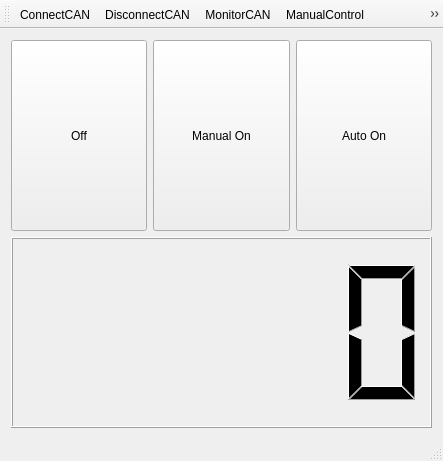
<?xml version="1.0" encoding="UTF-8"?>
<ui version="4.0">
 <class>MainWindow</class>
 <widget class="QMainWindow" name="MainWindow">
  <property name="geometry">
   <rect>
    <x>0</x>
    <y>0</y>
    <width>443</width>
    <height>461</height>
   </rect>
  </property>
  <property name="windowTitle">
   <string>MainWindow</string>
  </property>
  <widget class="QWidget" name="centralWidget">
   <layout class="QGridLayout" name="gridLayout">
    <item row="0" column="0">
     <layout class="QVBoxLayout" name="verticalLayout">
      <item>
       <layout class="QHBoxLayout" name="horizontalLayout">
        <item>
         <widget class="QPushButton" name="OffButton">
          <property name="sizePolicy">
           <sizepolicy hsizetype="Minimum" vsizetype="Expanding">
            <horstretch>0</horstretch>
            <verstretch>0</verstretch>
           </sizepolicy>
          </property>
          <property name="text">
           <string>Off</string>
          </property>
         </widget>
        </item>
        <item>
         <widget class="QPushButton" name="ManualActivateButton">
          <property name="sizePolicy">
           <sizepolicy hsizetype="Minimum" vsizetype="Expanding">
            <horstretch>0</horstretch>
            <verstretch>0</verstretch>
           </sizepolicy>
          </property>
          <property name="text">
           <string>Manual On</string>
          </property>
         </widget>
        </item>
        <item>
         <widget class="QPushButton" name="AutoActivateButton">
          <property name="sizePolicy">
           <sizepolicy hsizetype="Minimum" vsizetype="Expanding">
            <horstretch>0</horstretch>
            <verstretch>0</verstretch>
           </sizepolicy>
          </property>
          <property name="text">
           <string>Auto On</string>
          </property>
         </widget>
        </item>
       </layout>
      </item>
      <item>
       <widget class="QLCDNumber" name="lcdNumber">
        <property name="sizePolicy">
         <sizepolicy hsizetype="Minimum" vsizetype="Expanding">
          <horstretch>0</horstretch>
          <verstretch>0</verstretch>
         </sizepolicy>
        </property>
       </widget>
      </item>
     </layout>
    </item>
   </layout>
  </widget>
  <widget class="QMenuBar" name="menuBar">
   <property name="geometry">
    <rect>
     <x>0</x>
     <y>0</y>
     <width>443</width>
     <height>22</height>
    </rect>
   </property>
  </widget>
  <widget class="QToolBar" name="mainToolBar">
   <attribute name="toolBarArea">
    <enum>TopToolBarArea</enum>
   </attribute>
   <attribute name="toolBarBreak">
    <bool>false</bool>
   </attribute>
   <addaction name="action_ConnectCAN"/>
   <addaction name="action_DisconnectCAN"/>
   <addaction name="action_MonitorCAN"/>
   <addaction name="action_ManualControl"/>
   <addaction name="action_connectSerial"/>
   <addaction name="action_SerialMonitor"/>
   <addaction name="separator"/>
  </widget>
  <widget class="QStatusBar" name="statusBar"/>
  <action name="action_ConnectCAN">
   <property name="icon">
    <iconset resource="image.qrc">
     <normaloff>:/images/disconnect.png</normaloff>:/images/disconnect.png</iconset>
   </property>
   <property name="text">
    <string>&amp;ConnectCAN</string>
   </property>
  </action>
  <action name="action_DisconnectCAN">
   <property name="icon">
    <iconset resource="image.qrc">
     <normaloff>:/images/connect.png</normaloff>:/images/connect.png</iconset>
   </property>
   <property name="text">
    <string>&amp;DisconnectCAN</string>
   </property>
  </action>
  <action name="action_MonitorCAN">
   <property name="icon">
    <iconset resource="image.qrc">
     <normaloff>:/images/monitor.png</normaloff>:/images/monitor.png</iconset>
   </property>
   <property name="text">
    <string>&amp;MonitorCAN</string>
   </property>
  </action>
  <action name="action_ManualControl">
   <property name="icon">
    <iconset resource="image.qrc">
     <normaloff>:/images/vehicle.png</normaloff>:/images/vehicle.png</iconset>
   </property>
   <property name="text">
    <string>&amp;ManualControl</string>
   </property>
  </action>
  <action name="action_connectSerial">
   <property name="text">
    <string>&amp;connectSerial</string>
   </property>
  </action>
  <action name="action_SerialMonitor">
   <property name="text">
    <string>&amp;SerialMonitor</string>
   </property>
  </action>
 </widget>
 <layoutdefault spacing="6" margin="11"/>
 <resources>
  <include location="image.qrc"/>
 </resources>
 <connections/>
</ui>
